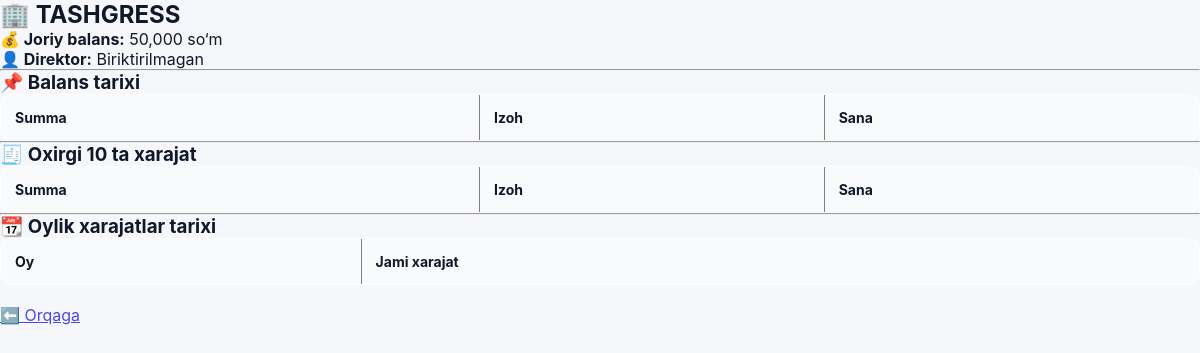
Page /admin/company/1 (signed in) on the earlier database version.
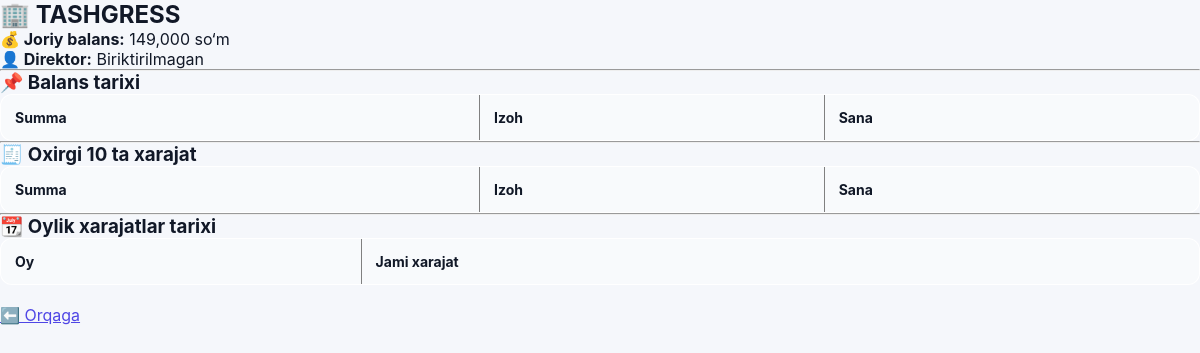
Same page on the later database version.
### tables this page shows
CREATE TABLE companies (
        id INTEGER PRIMARY KEY AUTOINCREMENT,
        name TEXT,
        balance INTEGER DEFAULT 0,
        created_at TEXT
    );

### app.py (the view)
@app.route("/admin/company/<int:company_id>")
def admin_company_detail(company_id):
    if session.get("role") != "admin":
        return "Ruxsat yo'q ❌"
    conn = get_db()
    c = conn.cursor()
    c.execute(
        "SELECT id, name, balance, created_at FROM companies WHERE id=?",
        (company_id,)
    )
    company = c.fetchone()
    if not company:
        conn.close()
        return "Kompaniya topilmadi ❌"
    c.execute(
        "SELECT IFNULL(SUM(amount),0) FROM expenses WHERE company_id=?",
        (company_id,)
    )
    total_expenses = c.fetchone()[0]
    c.execute("""
        SELECT
            u.id,
            u.username,
            IFNULL(SUM(e.amount),0) AS total
        FROM users u
        LEFT JOIN expenses e ON e.user_id = u.id
        WHERE u.company_id=? AND u.role='director'
        GROUP BY u.id
    """, (company_id,))
    directors = c.fetchall()
    period = request.args.get("period")
    from_date = request.args.get("from")
    to_date = request.args.get("to")
    query = """
        SELECT
            u.username,
            e.amount,
            e.description,
            e.created_at
        FROM expenses e
        LEFT JOIN users u ON u.id = e.user_id
        WHERE e.company_id=?
    """
    params = [company_id]
    if period == "day":
        query += " AND date(e.created_at)=date('now')"
    elif period == "month":
        query += " AND strftime('%Y-%m', e.created_at)=strftime('%Y-%m','now')"
    elif from_date and to_date:
        query += " AND date(e.created_at) BETWEEN ? AND ?"
        params.extend([from_date, to_date])
    query += " ORDER BY e.created_at DESC"
    c.execute(query, params)
    expense_list = c.fetchall()
    conn.close()
    return render_template(
        "admin_company_detail.html",
        company=company,
        total_expenses=total_expenses,
        directors=directors,
        expenses=expense_list
    )

### app.py (called while the page is built)
def get_db():
    conn = sqlite3.connect("users.db")
    conn.row_factory = sqlite3.Row
    return conn

@app.context_processor
def inject_notifications():
    return {
        "notifications": [],
        "last_expense": session.get("last_expense")
    }

### templates/admin_company_detail.html (shortened to what this page needs)
<!DOCTYPE html>
<html lang="uz">
<head>
    <link rel="stylesheet" href="{{ url_for('static', filename='style.css') }}">
</head>
<body>
<h2>🏢 {{ company[1] }}</h2>
<p><b>💰 Joriy balans:</b> {{ "{:,}".format(company[2]) }} so‘m</p>
<p><b>👤 Direktor:</b>
    {% if director %}
        {{ director[0] }}
    {% else %}
        Biriktirilmagan
    {% endif %}
</p>
<hr>
<h3>📌 Balans tarixi</h3>
<table border="1" width="100%" cellpadding="6">
    <tr>
        <th>Summa</th>
        <th>Izoh</th>
        <th>Sana</th>
    </tr>
</table>
<hr>
<h3>🧾 Oxirgi 10 ta xarajat</h3>
<table border="1" width="100%" cellpadding="6">
    <tr>
        <th>Summa</th>
        <th>Izoh</th>
        <th>Sana</th>
    </tr>
</table>
<hr>
<h3>📆 Oylik xarajatlar tarixi</h3>
<table border="1" width="100%" cellpadding="6">
    <tr>
        <th>Oy</th>
        <th>Jami xarajat</th>
    </tr>
</table>
<br>
<a href="{{ url_for('admin_companies') }}">⬅️ Orqaga</a>
</body>
</html>

Differences in the rows shown:
changed companies "TASHGRESS": balance "50,000" → "149,000"
